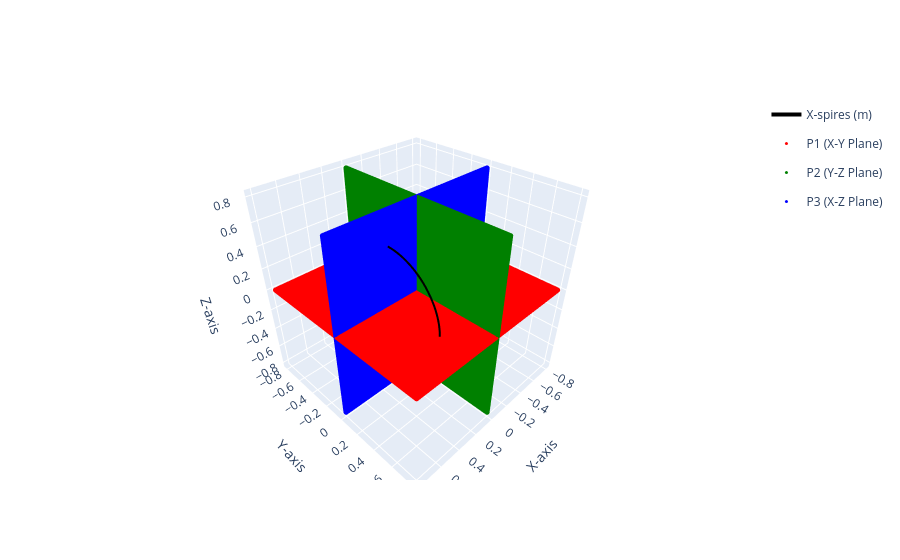

The code cell stored with this chart in its notebook:
### Markdown cell above
Set Simulation grid

### Code cell
# Generar grid
X, Y, Z = sim.generate_range([-0.8, 0.8],[-0.8, 0.8], [-0.8, 0.8], step_size_x = grid_length_size)

hplot.plot_grid(X, Y, Z, f0)

### Figure 1 — Plotly figure (JSON) as saved in the notebook; plotly's stock layout.template omitted (floating-point values rounded to 4 significant figures; data arrays with more than 128 entries replaced by an {"elided": "..."} marker saying what was removed)
{"data": [{"legendgroup": "X-spires (m)", "line": {"color": "black", "width": 4}, "mode": "lines", "name": "X-spires (m)", "showlegend": true, "type": "scatter3d", "x": {"elided": "400 float values"}, "y": {"elided": "400 float values"}, "z": {"elided": "400 float values"}}, {"legendgroup": "X-spires (m)", "line": {"color": "black", "width": 4}, "mode": "lines", "showlegend": false, "type": "scatter3d", "x": {"elided": "400 float values"}, "y": {"elided": "400 float values"}, "z": {"elided": "400 float values"}}, {"marker": {"color": "red", "size": 3}, "mode": "markers", "name": "P1 (X-Y Plane)", "type": "scatter3d", "x": {"elided": "26569 float values"}, "y": {"elided": "26569 float values"}, "z": {"elided": "26569 float values"}}, {"marker": {"color": "green", "size": 3}, "mode": "markers", "name": "P2 (Y-Z Plane)", "type": "scatter3d", "x": {"elided": "26569 float values"}, "y": {"elided": "26569 float values"}, "z": {"elided": "26569 float values"}}, {"marker": {"color": "blue", "size": 3}, "mode": "markers", "name": "P3 (X-Z Plane)", "type": "scatter3d", "x": {"elided": "26569 float values"}, "y": {"elided": "26569 float values"}, "z": {"elided": "26569 float values"}}], "layout": {"scene": {"xaxis": {"title": {"text": "X-axis"}}, "yaxis": {"title": {"text": "Y-axis"}}, "zaxis": {"title": {"text": "Z-axis"}}}}}
